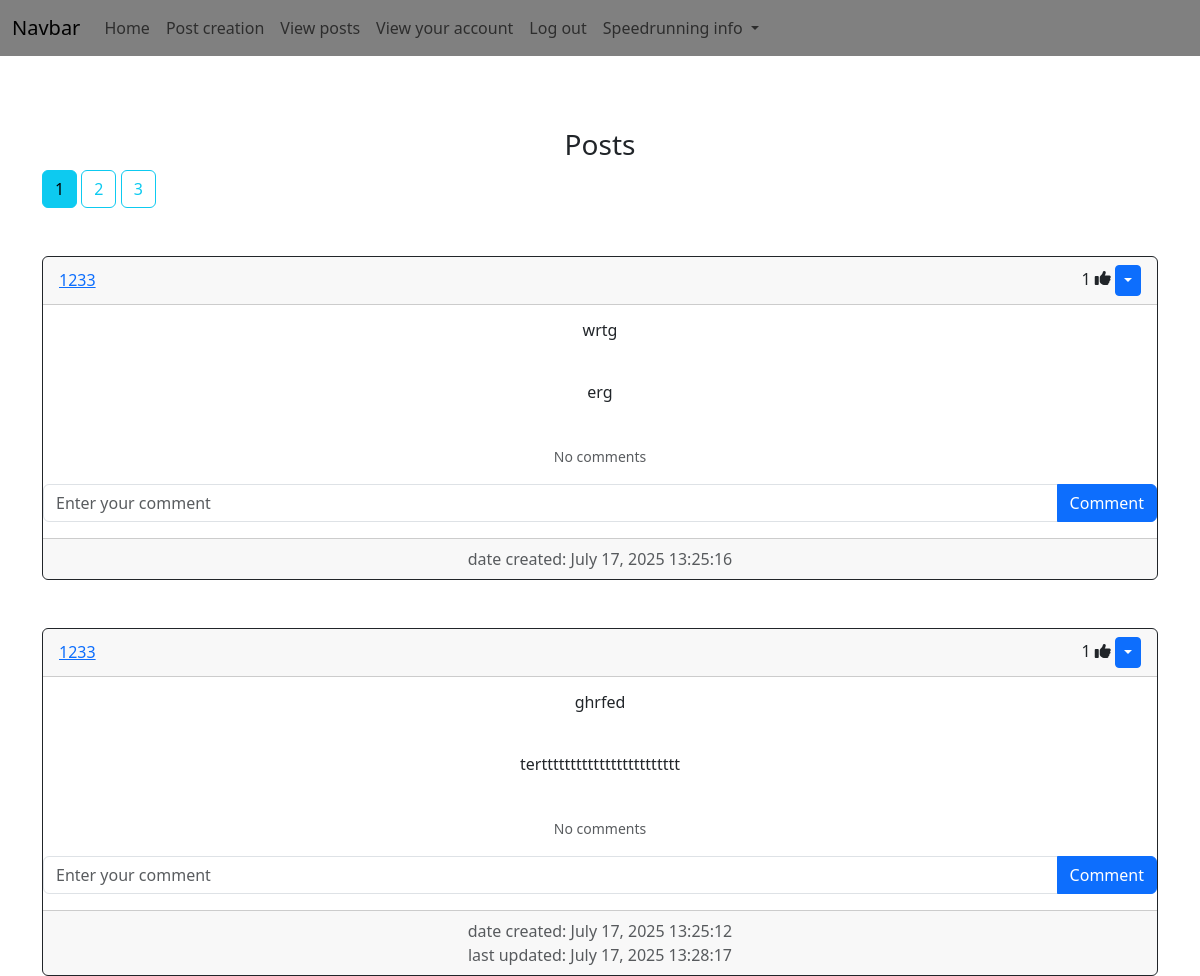
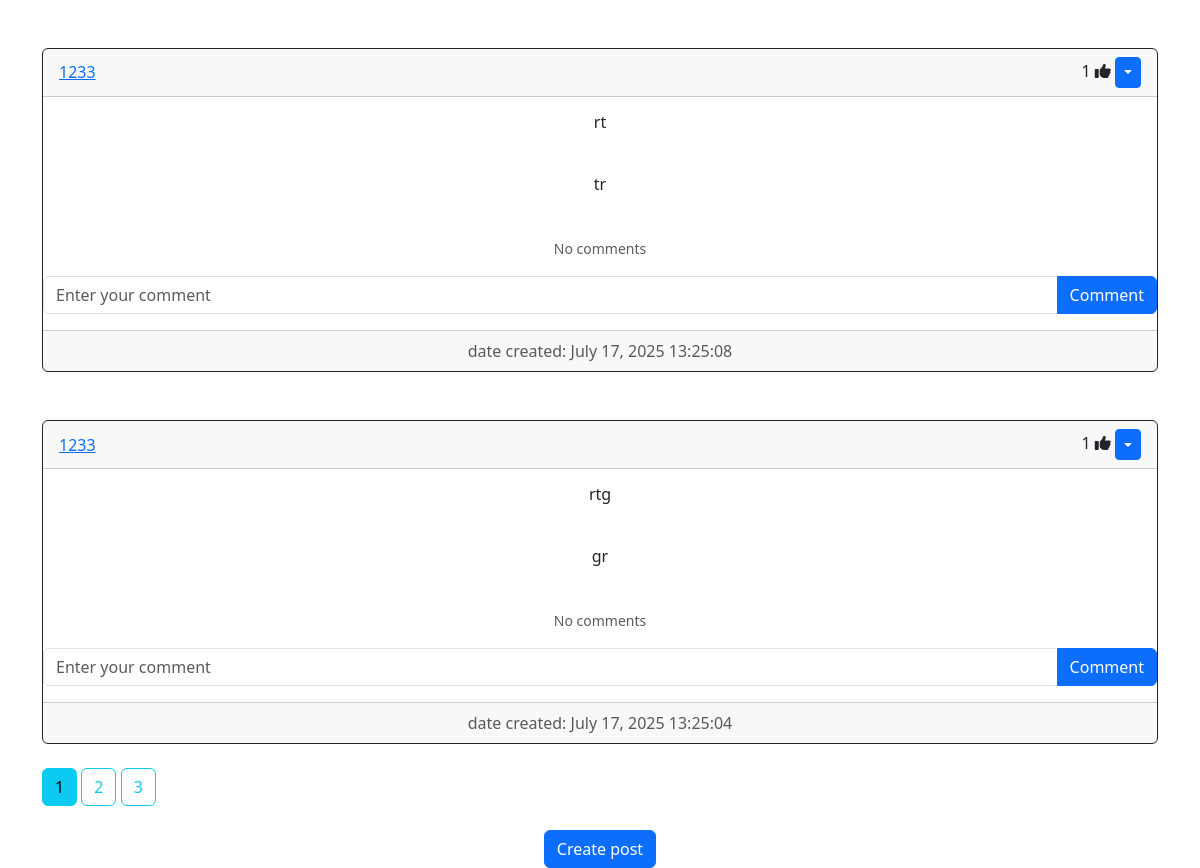
/blog (signed in), run on the app's committed database (2 pictures, top to bottom).
### website/models.py (models this page shows)
class Post(db.Model):
    id = db.Column(db.Integer, primary_key=True)
    title = db.Column(db.String(100), nullable=False)
    content = db.Column(db.Text, nullable=False)
    date_created = db.Column(db.String)
    last_updated = db.Column(db.String)
    author = db.Column(db.Integer, db.ForeignKey(
        'user.id', ondelete="CASCADE"), nullable=False)
    comments = db.Relationship('Comment', backref='post', passive_deletes=True)
    likes = db.Relationship('Like', backref='post', passive_deletes=True)

class User(db.Model, UserMixin):
    id = db.Column(db.Integer, primary_key=True)
    email = db.Column(db.String(150), unique=True)
    username = db.Column(db.String(20), unique=True)
    password = db.Column(db.String(20))
    date_created = db.Column(db.String)
    posts = db.Relationship('Post', backref="user", passive_deletes=True)
    comments = db.Relationship('Comment', backref='user', passive_deletes=True)
    likes = db.Relationship('Like', backref='user', passive_deletes=True)

### website/views.py (the view)
@views.route("/blog")
@login_required
def blog():
    page = request.args.get('page', 1, type=int)
    posts = Post.query.order_by(
        Post.date_created.desc()).paginate(page=page, per_page=4)
    return render_template("blog.html", user=current_user, posts=posts)

### website/__init__.py (called while the page is built)
def create_app():
    app = Flask(__name__)
    app.config['SECRET_KEY'] = "388ud40ii03do43lpdekwfckojehwuftdeeduiqowpdslpodojsijdoipowpkdiojpewiifhr8498323ijoidj8edc98eis4w134w152t3tupw3popoi90wdpoewidouhouiudhe"
    app.config['SQLALCHEMY_DATABASE_URI'] = f'sqlite:///{DB_NAME}'
    db.init_app(app)
    from .views import views
    app.register_blueprint(views, url_prefix="/")
    from .auth import auth
    app.register_blueprint(auth, url_prefix="/")
    from .models import User
    with app.app_context():
        db.create_all()
    login_manager = LoginManager()
    login_manager.login_view = "auth.login"
    login_manager.init_app(app)
    @login_manager.user_loader
    def load_user(id):
        return User.query.get(int(id))
    return app

### website/Templates/blog.html
{% extends "posts_div.html" %} {% block title %} View posts {% endblock %}

### website/Templates/posts_div.html (shortened to what this page needs)
{% extends "template.html" %} {% block title %} View posts {% endblock %}
{% block content %}
<br/><br/>
<div align="center">
    <h3>Posts</h3>
</div>
{% for page_num in posts.iter_pages(left_edge=1, right_edge=1, left_current=1, right_current=2) %}
{% if page_num %}
{% if posts.page==page_num %}
<a class="btn btn-info mb-4" href="{{url_for('views.blog', page=page_num)}}">{{page_num}}</a>
{% else %}
<a class="btn btn-outline-info mb-4" href="{{url_for('views.blog', page=page_num)}}">{{page_num}}</a>
{% endif %}
{% else %}
...
{% endif %}
{% endfor %}
<div id="posts">
    {% for post in posts %}
    <br/>
    <div class="card border-dark" align="center">
        <div class="card-header d-flex justify-content-between align-items-center">
            <a href="/account/{{post.user.username}}">{{post.user.username}}</a>
            <div>
                <span id="likes-count-{{post.id}}">{{post.likes|length}}</span>
                {% if user.id in post.likes|map(attribute="author")|list %}
                <i class="fas fa-thumbs-up" id="like-button-{{post.id}}" onclick="like({{post.id}})"></i>
                {% else %}
                <i class="far fa-thumbs-up" id="like-button-{{post.id}}" onclick="like({{post.id}})"></i>
                {% endif %}
                {% if user.id==post.author %}
                <div class="btn-group">
                    <button type="button" class="btn btn-sm btn-primary dropdown-toggle" data-bs-toggle="dropdown"></button>
                </div>
                {% endif %}
            </div>
        </div>
        <div class="card-body">
            <div class="card-text"><h6>{{post.title}}</h6></div>
        </div>
        <div class="card-body">
            <div class="card-text">{{post.content}}</div>
        </div>
        <br/>
        <p class="card-text">
            {% if post.comments|length>0 %}
            <a data-bs-toggle="collapse" href="#comments-{{post.id}}" role="button">
                <small>View {{post.comments|length}} Comments</small>
            </a>
            {% else %}
            <small class="text-muted">No comments</small>
            {% endif %}
        </p>
        <form class="input-group mb-3" method="POST" action="/create-comment/{{post.id}}">
            <input type="text" id="text" name="text" class="form-control" placeholder="Enter your comment"/>
            <button type="btn" class="btn btn-primary">Comment</button>
        </form>
        <div class="card-footer text-muted">
            date created: {{post.date_created}}
            {% if post.date_created!=post.last_updated %}
            <br/>
            last updated: {{post.last_updated}}
            {% endif %}
        </div>
    </div>
    <br/>
    {% endfor %}
</div>
{% for page_num in posts.iter_pages(left_edge=1, right_edge=1, left_current=1, right_current=2) %}
{% if page_num %}
{% if posts.page==page_num %}
<a class="btn btn-info mb-4" href="{{url_for('views.blog', page=page_num)}}">{{page_num}}</a>
{% else %}
<a class="btn btn-outline-info mb-4" href="{{url_for('views.blog', page=page_num)}}">{{page_num}}</a>
{% endif %}
{% else %}
...
{% endif %}
{% endfor %}
{% block footer %}
<div align="center">
    <a href="/forum">
        <button class="btn btn-primary btn-large">
            Create post
        </button>
    </a>
</div>
{% endblock %}
{% endblock %}

### website/Templates/template.html (shortened to what this page needs)
<!DOCTYPE html>
<html>
    <head>
        <link rel="stylesheet" type="text/css" href="{{url_for('static', filename='main.css') }}">
        <link href="https://cdn.jsdelivr.net/npm/bootstrap@5.3.5/dist/css/bootstrap.min.css" rel="stylesheet">
    </head>
    <body>
        <nav class="navbar navbar-expand-lg">
          <div class="container-fluid">
            <a class="navbar-brand" href="#">Navbar</a>
            <div class="collapse navbar-collapse" id="navbarSupportedContent">
              <ul class="navbar-nav me-auto mb-2 mb-lg-0">
                  <li class="nav-item">
                    <a class="nav-link" href="/">Home</a>
                  </li>
                  {% if user.is_authenticated %}
                  <li class="nav-item">
                    <a class="nav-link" href="/forum">Post creation</a>
                  </li>
                  <li class="nav-item">
                    <a class="nav-link" href="/blog">View posts</a>
                  </li>
                  <li class="nav-item">
                    <a class="nav-link" href="/account/{{current_user.username}}">View your account</a>
                  </li>
                  <li class="nav-item">
                    <a class="nav-link" href="/logout">Log out</a>
                  </li>
                  {% endif %}
                <li class="nav-item dropdown">
                  <a class="nav-link dropdown-toggle" href="#" role="button" data-bs-toggle="dropdown" aria-expanded="false">
                    Speedrunning info
                  </a>
                </li>
              </ul>
            </div>
          </div>
        </nav>
        <br/>
        <div class="container">{% block content %}{% endblock %}</div>
    </body>
</html>

### website/Static/main.css (style rules this page uses)
nav { background-color: grey; }

### data on the page
Post: user.username "1233", likes|length "1", title "wrtg", content "erg", date_created "July 17, 2025 13:25:16"
Post: user.username "1233", likes|length "1", title "ghrfed", content "tertttttttttttttttttttttttt", date_created "July 17, 2025 13:25:12", last_updated "July 17, 2025 13:28:17"
Post: user.username "1233", likes|length "1", title "rt", content "tr", date_created "July 17, 2025 13:25:08"
Post: user.username "1233", likes|length "1", title "rtg", content "gr", date_created "July 17, 2025 13:25:04"

### other printed values
{{ page_num }} "1"
{{ page_num }} "2" "3"
